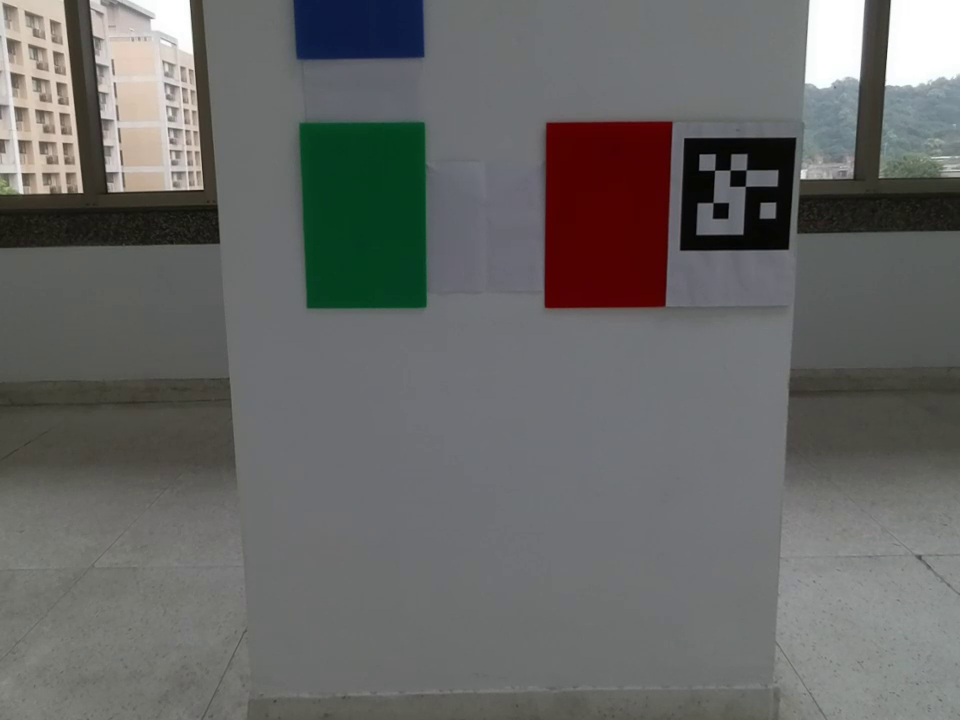
#> input picture time_RGB/15m0312.png, 960 x 720 px, given in place of 2m0312-12-45.png, which was not available
$ python findBoxWCanny.py   (older library calls are emulated)
#> lines starting #> are read from the running program, lines starting #| are printed output that depends on the picture; after the words box and inside, x2 and y2 are one past the last pixel; in counts of white or black regions, pixels touching at a corner belong together; pictures that were not available may be replaced by others from this repository, and a replacement may not be noted
#!/usr/bin/env python
import cv2
import os
import numpy as np
import time
import threading
import matplotlib.pyplot as plt
import multiprocessing as mp
from multiprocessing.dummy import Pool as ThreadPool
import pnp
from cv2 import aruco
r=None
g=None
b=None
DEBUG_MODE=0

HSVrang={
    "rL1":[174, 165, 35],
    "rH1":[179, 255, 164],
    "rL2":[0, 165, 35],
    "rH2":[4, 255, 164],
    "gL":[67,0,0],
    "gH":[78,255,255],
    "bL":[80,0,0],
    "bH":[120,255,255],
}
HSVrang={
    "rL1":[171, 165, 111],
    "rH1":[179, 255, 211],
    "rL2":[0, 165, 111],
    "rH2":[10, 255, 211],
    "gL":[67, 102, 109],
    "gH":[78, 229, 251],
    "bL":[103, 126, 100],
    "bH":[116, 210, 180]
}
def findRect(img,color):
    global HSVrang
    tm_hour=10
    # convert to HSV

    hsv = cv2.cvtColor(img, cv2.COLOR_BGR2HSV)

    if color=="g":
        if tm_hour==25:
            lower_g = np.array(HSVrang["gL"])
            upper_g = np.array(HSVrang["gH"])

        elif tm_hour<=18 and tm_hour>=6 :
            lower_g = np.array([67, 70, 30])
            upper_g = np.array([78, 253, 160])
        else:
            lower_g = np.array([67, 102, 109])
            upper_g = np.array([78, 229, 251])

        mask=cv2.inRange(hsv, lower_g, upper_g)


    if color=="r":

        if tm_hour==25:
            lower_red = np.array(HSVrang["rL1"])
            upper_red = np.array(HSVrang["rH1"])
            mask1 = cv2.inRange(hsv, lower_red, upper_red)
            lower_red = np.array(HSVrang["rL2"])
            upper_red = np.array(HSVrang["rH2"])
            mask2 = cv2.inRange(hsv, lower_red, upper_red)

        elif tm_hour<=18 and tm_hour>=6 :
            lower_red = np.array([174, 60, 35])
            upper_red = np.array([179, 255, 164])
            mask1 = cv2.inRange(hsv, lower_red, upper_red)
            lower_red = np.array([0, 60, 35])
            upper_red = np.array([4, 255, 164])
            mask2 = cv2.inRange(hsv, lower_red, upper_red)
        else:
            lower_red = np.array([171, 165, 111])
            upper_red = np.array([179, 255, 211])
            mask1 = cv2.inRange(hsv, lower_red, upper_red)
            lower_red = np.array([0, 165, 111])
            upper_red = np.array([10, 255, 211])
            mask2 = cv2.inRange(hsv, lower_red, upper_red)
        mask=cv2.bitwise_or(mask1,mask2)
        # cv2.imshow('mask'+str(color), mask)
        # cv2.waitKey(1)

    if color=="b":

        if tm_hour==25:
            lower_b = np.array(HSVrang["bL"])
            upper_b = np.array(HSVrang["bH"])

        elif tm_hour<=18 and tm_hour>=6 :
            lower_b = np.array([85, 60, 8])
            upper_b = np.array([140, 252, 122])
        else:
            lower_b = np.array([108, 126, 124])
            upper_b = np.array([116, 175, 161])
            lower_b = np.array([103, 126, 100])
            upper_b = np.array([116, 210, 180])
        mask=cv2.inRange(hsv, lower_b, upper_b)


    # cv2.imshow('mask'+str(color), mask)
    # cv2.waitKey(1)
    # mask = cv2.dilate(mask, np.ones((17,17), np.uint8), iterations = 1)
    result = cv2.bitwise_and(img, img, mask=mask)

    # [7 lines of commented-out code are left out]


    gray = cv2.cvtColor(result, cv2.COLOR_BGR2GRAY)
    if DEBUG_MODE:
        cv2.imshow('gray'+str(color), gray)
        cv2.waitKey(0)
    ret,binary = cv2.threshold(gray, 0, 255, cv2.THRESH_BINARY+cv2.THRESH_OTSU)
    if DEBUG_MODE:
        cv2.imshow('threshold'+str(color), binary)
        cv2.waitKey(0)


    # cv2.imshow('erosion'+str(color), erosion)
    # cv2.waitKey(0)


    kernel = np.ones((5,5), np.uint8)
    binary = cv2.dilate(binary, kernel, iterations = 1)


    _,contours, _ = cv2.findContours(binary, cv2.RETR_EXTERNAL, cv2.CHAIN_APPROX_SIMPLE)
    # [5 lines of commented-out code are left out]
    A_max=0
    c_max=None
    []
    for c in contours:
        __, _, w1, h1 = cv2.boundingRect(c)
        # print(cv2.boundingRect(c))
        if cv2.contourArea(c)>A_max and w1>50 and h1>70 :
            A_max=cv2.contourArea(c)
            c_max=c

    # [8 lines of commented-out code are left out]

    x, y, w, h = cv2.boundingRect(c_max)
    if DEBUG_MODE==1:
        img=cv2.drawContours(img,contours,-1,(0,255,0),5)
        addbox=cv2.rectangle(img, (x,y), (x+w,y+h), (0,255,0), 1)
        print(x,y,w,h,color)
        cv2.imshow("ad",addbox)
        cv2.waitKey(1)

    return x,y,w,h

def findCanny(img,color):
    # global r,g,b
    if color=="r":
        r=None
    if color=="g":
        g=None
    if color=="b":
        b=None

    bigger=0.2
    # cv2.imshow("org"+str(color),cv2.cvtColor(img, cv2.COLOR_BGR2HSV))
    # cv2.waitKey(1)
    img	=cv2.undistort(img, np.array([[921.170702, 0.000000, 459.904354], [0.000000, 919.018377, 351.238301], [0.000000, 0.000000, 1.000000]]), np.array([-0.033458, 0.105152, 0.001256, -0.006647, 0.000000]))

    x,y,w,h = findRect(img,color)

    simp=xywh2approx1(x,y,w,h)
    if w*h==0:
        print("findRect=0",color)
        return
    mask = np.zeros((720,960,1), np.uint8)
    mask.fill(0)
    cv2.rectangle(mask, (int(x-w*bigger), int(y-h*bigger)), (int(x+w*(1+bigger)), int(y+h*(1+bigger))), 255, -1)


    image = cv2.bitwise_or(img, img, mask=mask)

    #image = cv2.cvtColor(image,cv2.COLOR_BGR2HSV)
    y_min=max(0,int(y-1.0*h*bigger+1))
    y_max=min(719,int(y+h*(1+bigger)-1))
    x_min=max(0,int(x-1.0*w*bigger+1))
    x_max=min(959,int(x+1.0*w*(1.0+bigger)-1))
    # cv2.imshow('cut'+color, image[y_min:y_max,x_min:x_max])
    # cv2.waitKey(1)
    # print(image.shape)
    blurred = cv2.cvtColor(image, cv2.COLOR_BGR2GRAY)

    # blurred = cv2.GaussianBlur(gray, (5, 5), 0)
    # cv2.imshow('blurred', blurred)
    blurred2=blurred[y_min:y_max,x_min:x_max]

    # print("G",canny.shape)
    blurred2=255-blurred2
    if DEBUG_MODE:
        cv2.imshow('canny'+color, blurred2)
        cv2.waitKey(0)


    ret,binary = cv2.threshold(blurred2, 0, 255, cv2.THRESH_BINARY+cv2.THRESH_OTSU)

    if DEBUG_MODE:
        cv2.imshow('binary2'+color, binary)
        cv2.waitKey(0)


    # [19 lines of commented-out code are left out]
    _,contours, _ = cv2.findContours(binary, cv2.RETR_EXTERNAL, cv2.CHAIN_APPROX_SIMPLE)
    for ii in range(len(contours)):
        for i in range(len(contours[ii])):
            # print(contours[ii][i][0][0],contours[ii][i][0][1])
            contours[ii][i]=[[contours[ii][i][0][0]+x_min,contours[ii][i][0][1]+y_min]]

    # [4 lines of commented-out code are left out]
    A_max=0
    c_max=None
    # print(len(contours))
    for c in contours:
        __, _, w1, h1 = cv2.boundingRect(c)
        # print(cv2.boundingRect(c))
        if cv2.contourArea(c)>A_max and w1>50 and h1>70 :
            A_max=cv2.contourArea(c)
            c_max=c
    if A_max==0:
        print("no max area",color)
        return simp
    # [4 lines of commented-out code are left out]
    peri = cv2.arcLength(c_max, True)
    approx1 = cv2.approxPolyDP(c_max, 0.05*peri, True)
    # print(len(approx1),len(approx1[0]))
    cv2.polylines(image, [approx1], True, (255, 0, 0), 1)
    if DEBUG_MODE:
        cv2.imshow('imageHSV', image)
        cv2.waitKey(0)
        # print(approx1)
    if  not len(approx1)==4:
        # print("len(approx1)=",len(approx1),color)
        # print(approx1)
        if len(approx1)<4:
            return simp
        else:
            approx1=findnear(approx1)
            # [7 lines of commented-out code are left out]
    if color=="r":
        r=approx1
    elif color=="g":
        g=approx1
    elif color=="b":
        b=approx1
    # cv2.waitKey(1)
    # findRect(img,color)
    return approx1

def div1234(pp):
    p=[[[0,0,0]],[[0,0,0]],[[0,0,0]],[[0,0,0]]]
    # print(pp)
    for i in range(4):
        p[i][0]=[pp[i][0][0],pp[i][0][1],0]

    p.sort(key=(lambda x:x[0][0]))
    p[2][0][2]=1
    p[3][0][2]=1
    p.sort(key=(lambda x:x[0][1]))
    p[2][0][2]=p[2][0][2]+2
    p[3][0][2]=p[3][0][2]+2
    p.sort(key=(lambda x:x[0][2]))
    x3=p[1][0][0]
    x4=p[2][0][0]
    x2=p[3][0][0]
    y1=p[0][0][1]
    y3=p[1][0][1]
    x1=p[0][0][0]
    y4=p[2][0][1]
    y2=p[3][0][1]

    return [[x1,y1],[x2,y2],[x3,y3],[x4,y4]]

def div1234_plotPoly(pp):
    if pp is None:
        return None
    p=[[[0,0,0]],[[0,0,0]],[[0,0,0]],[[0,0,0]]]
    # print(pp)
    for i in range(4):
        p[i][0]=[pp[i][0][0],pp[i][0][1],0]

    p.sort(key=(lambda x:x[0][0]))
    p[2][0][2]=1
    p[3][0][2]=1
    p.sort(key=(lambda x:x[0][1]))
    p[2][0][2]=p[2][0][2]+2
    p[3][0][2]=p[3][0][2]+2
    p.sort(key=(lambda x:x[0][2]))
    x3=p[1][0][0]
    x4=p[2][0][0]
    x2=p[3][0][0]
    y1=p[0][0][1]
    y3=p[1][0][1]
    x1=p[0][0][0]
    y4=p[2][0][1]
    y2=p[3][0][1]

    return np.array([[[x1,y1]],[[x3,y3]],[[x2,y2]],[[x4,y4]]])

def xywh2approx1(x,y,w,h):
    p1=[x,y]
    p2=[x+w,y+h]
    p3=[x+w,y]
    p4=[x,y+h]
    return np.array([[p1],[p2],[p3],[p4]])

def xywh(p):
    [[x1,y1],[x2,y2],[x3,y3],[x4,y4]]=p
    x=(x1*x3*y2 - x2*x3*y1 - x1*x4*y2 + x2*x4*y1 - x1*x3*y4 + x1*x4*y3 + x2*x3*y4 - x2*x4*y3)/(x1*y3 - x3*y1 - x1*y4 - x2*y3 + x3*y2 + x4*y1 + x2*y4 - x4*y2)
    y=(x1*y2*y3 - x2*y1*y3 - x1*y2*y4 + x2*y1*y4 - x3*y1*y4 + x4*y1*y3 + x3*y2*y4 - x4*y2*y3)/(x1*y3 - x3*y1 - x1*y4 - x2*y3 + x3*y2 + x4*y1 + x2*y4 - x4*y2)
    # (x1,y1)  (x3,y3)
    # (x4,y4)  (x2,y2)
    w=0.5*(1.0*x3+x2-x1-x4)
    h=0.5*(1.0*y2+y4-y1-y3)
    a=-0.5*(x2*y3+x3*y1+x1*y4+x4*y2-x3*y2-x1*y3-x4*y1-x2*y4)
    # print(p,w,h,a)
    # print(1.0*x-(x1+x2+x3+x4)*0.25)
    # print(1.0*y-(y1+y2+y3+y4)*0.25)
    return x,y,w,h,a

# [142 lines left out: functions mySTD, gethsv, nowHSV, findnear, rotationMatrixToEulerAngles, not called in this run]

def vp2ang(ph,pv):
    ph=np.array([[ph[0]],[ph[1]],[1]])
    pv=np.array([[pv[0]],[pv[1]],[1]])
    k=np.array([[921.170702, 0.000000, 459.904354], [0.000000, 919.018377, 351.238301], [0.000000, 0.000000, 1.000000]])
    k_inv=np.linalg.inv(k)
    k_inv_ph=np.dot(k_inv,ph)
    if ph[0]<0:
        r2=-(k_inv_ph)/(np.linalg.norm(k_inv_ph))
    else:
        r2=(k_inv_ph)/(np.linalg.norm(k_inv_ph))
    k_inv_pv=np.dot(k_inv,pv)
    if pv[0]<0:
        r3=(k_inv_pv)/(np.linalg.norm(k_inv_pv))
    else:
        r3=-(k_inv_pv)/(np.linalg.norm(k_inv_pv))
    r1=np.cross(r2.reshape((1,3))[0],r3.reshape((1,3))[0])
    R=np.array([[r1[0],r2[0][0],r3[0][0]],[r1[1],r2[1][0],r3[1][0]],[r1[2],r2[2][0],r3[2][0]]])
    # print(r2)
    return np.arctan2(r2[0],r2[2])[0]

def findCanny_mp(i):
    return findCanny(i[0],i[1])
pool=ThreadPool()
def findRGB(img):

    r=None
    g=None
    b=None
    t=time.time()


    img	=cv2.undistort(img, np.array([[921.170702, 0.000000, 459.904354], [0.000000, 919.018377, 351.238301], [0.000000, 0.000000, 1.000000]]), np.array([-0.033458, 0.105152, 0.001256, -0.006647, 0.000000]))


    # ===========================Multithreading
    # r_jod=threading.Thread(target = findCanny, args = (img,"r"))
    # g_jod=threading.Thread(target = findCanny, args = (img,"g"))
    # b_jod=threading.Thread(target = findCanny, args = (img,"b"))
    # r_jod.start()
    # # # print("r start")
    # g_jod.start()
    # # # print("g start")
    # b_jod.start()
    # # # print("b start")
    # r_jod.join()
    # # # print("r join")
    # g_jod.join()
    # # # print("g join")
    # b_jod.join()
    # # # print("b join")
    # # # print(xywh(div1234(r)))

    # ===========================Multithreading
    if not DEBUG_MODE:
        res = pool.map(findCanny_mp, [(img,"r"),(img,"g"),(img,"b")])
        r=res[0]
        g=res[1]
        b=res[2]


    # ==========================Single thread
    if DEBUG_MODE:
        r=findCanny(img,"r")
        g=findCanny(img,"g")
        b=findCanny(img,"b")

    eee=0
    if not r is None:
        div1234_point=div1234(r)
        x,y,w,h,a= xywh(div1234_point)
        img=cv2.circle(img, (x,y), 2, 255)
        if x<100 or x>860:
            eee=1
        if not isConvex(r):
            eee=1
            r=None
            print("r not isConvex")
        # print("r",x,y,w,h,a)
        # print(pnp.mypnp(div1234_point))
    if not g is None:
        div1234_point=div1234(g)
        x,y,w,h,a= xywh(div1234_point)
        img=cv2.circle(img, (x,y), 2, 255)
        if x<100 or x>860:
            eee=1
        if not isConvex(r):
            eee=1
            g=None
            print("g not isConvex")
        # print("g",x,y,w,h,a)
        # print(pnp.mypnp(div1234_point))
    if not b is None:
        div1234_point=div1234(b)
        x,y,w,h,a= xywh(div1234_point)
        img=cv2.circle(img, (x,y), 2, 255)
        if x<100 or x>860:
            pass
        if not isConvex(b):
            b=None
            print("b not isConvex")

        # print("b",x,y,w,h,a)
        # print(pnp.mypnp(div1234_point))

    cv2.polylines(img, [div1234_plotPoly(r),div1234_plotPoly(g),div1234_plotPoly(b)], True, ( 0,255, 0), 1)
    # print(time.time()-t)
    if DEBUG_MODE==1:
        hsv = cv2.cvtColor(img, cv2.COLOR_BGR2HSV)
        cv2.imshow("a",hsv)
    ang=None
    if (not r is None )and (not g is None) and eee==0:
        # p1234To3D(img)
        _,m1,c1,m2,c2,infp_xh,infp_yh=twoLineAngH(div1234(r),div1234(g))
        if twoLineAngH_error(div1234(r),div1234(g)) <10:
            # print(infp_xh,infp_yh,m1,c1,m2,c2)
            img=cv2.line(img,(0,int(c1)),(960,int(960*m1+c1)),(255, 0, 0), 1)
            img=cv2.line(img,(0,int(c2)),(960,int(960*m2+c2)),(255, 0, 0), 1)
            ang=vp2ang((infp_xh,infp_yh),(infp_xh,infp_yh))
            # print("h1",ang)
        else:
            print("LS error too big")
    # cv2.imshow("a",img)
    # cv2.waitKey(1)

    return r,g,b,ang


# [27 lines left out: functions d1d2, p1234To3D, not called in this run]

def twoLineAngH(pr,pg):
    # (x1,y1)  (x3,y3)
    # (x4,y4)  (x2,y2)
    [[x11,y11],[x12,y12],[x13,y13],[x14,y14]]=pr
    [[x21,y21],[x22,y22],[x23,y23],[x24,y24]]=pg
    A=np.array([[x13,1],[x11,1],[x23,1],[x21,1]])
    y=np.array([y13,y11,y23,y21])
    a,b=np.linalg.lstsq(A, y, rcond=None)[0]
    A=np.array([[x12,1],[x14,1],[x22,1],[x24,1]])
    y=np.array([y12,y14,y22,y24])
    c,d=np.linalg.lstsq(A, y, rcond=None)[0]
    delta=np.arctan(a)-np.arctan(c)
    x=-(b - d)/(a - c)
    y=(a*d - c*b)/(a - c)
    # a b : line1 y=ax+b
    # c d : line2 y=cx+d
    # x,y : Vanishing point
    # delta : angle between 2 line
    return delta,a,b,c,d,x,y

def twoLineAngH_error(pr,pg):
    # (x1,y1)  (x3,y3)
    # (x4,y4)  (x2,y2)
    [[x11,y11],[x12,y12],[x13,y13],[x14,y14]]=pr
    [[x21,y21],[x22,y22],[x23,y23],[x24,y24]]=pg


    A=np.array([[x13,1],[x11,1],[x23,1],[x21,1]])
    y=np.array([y13,y11,y23,y21])
    e1=np.linalg.lstsq(A, y, rcond=None)[1]


    A=np.array([[x12,1],[x14,1],[x22,1],[x24,1]])
    y=np.array([y12,y14,y22,y24])
    e2=np.linalg.lstsq(A, y, rcond=None)[1]

    return max(e1,e2)

# [25 lines left out: functions twoLineAngH2, twoLineAngV, not called in this run]


def isConvex(p):
    if p is None:
        return 0
    def ang123(x11,y11,x22,y22,x33,y33):
        v1x=x11-x22
        v1y=y11-y22
        v2x=x33-x22
        v2y=y33-y22
        l1=np.sqrt(v1x*v1x+v1y*v1y)
        l2=np.sqrt(v2x*v2x+v2y*v2y)
        innPro=v1x*v2x+v1y+v2y
        ang=np.arccos(1.0*innPro/(l1*l2))
        return ang

    [[x1,y1],[x2,y2],[x3,y3],[x4,y4]]=div1234(p)
    ang1=ang123(x4,y4,x1,y1,x3,y3)
    ang2=ang123(x1,y1,x3,y3,x2,y2)
    ang3=ang123(x3,y3,x2,y2,x4,y4)
    ang4=ang123(x2,y2,x4,y4,x1,y1)
    totang=ang1+ang2+ang3+ang4
    if abs(totang-2*np.pi)>0.3:
        return 0
    else:
        return 1


# [263 lines left out: functions test_0318_t1, test_0318_t4, test_0318_t5, test_0318_t6, test_0326_t1, not called in this run]

if __name__ == '__main__':
    # [48 lines of commented-out code are left out]

    filename="/time_RGB/2m0312-12-45.png"
    img = cv2.imread(os.getcwd()+filename)
#> img is the input picture: shape (720, 960, 3); mean B, G, R 102.6, 103.9, 103.9
    img = cv2.imread("/home/yuqiang/Pictures/Screenshot from 2021-08-30 17-47-28.png")
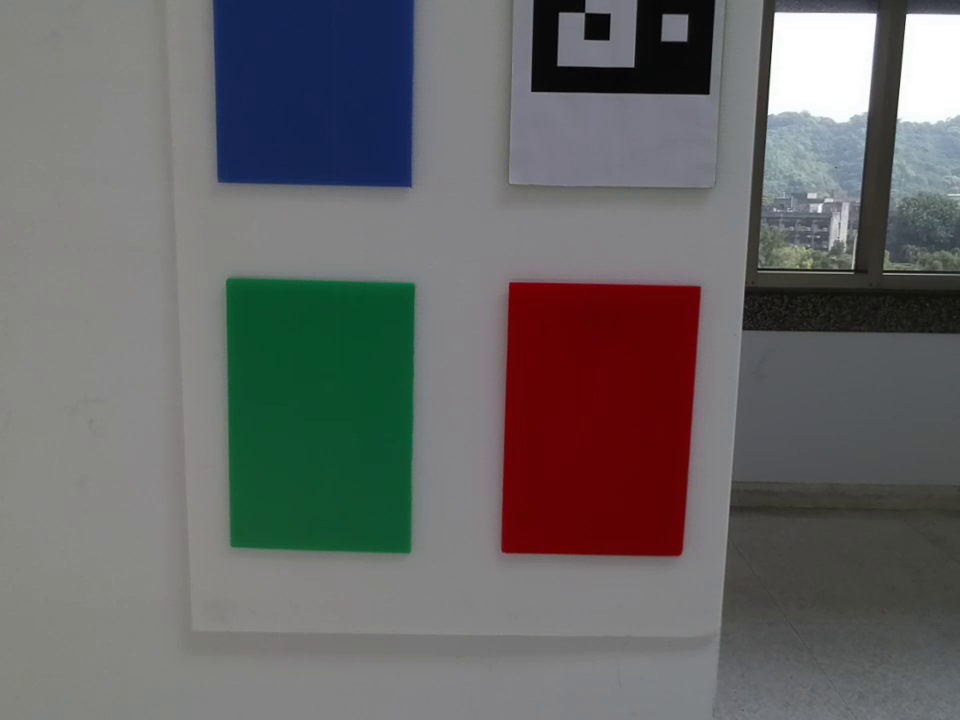
#> input picture time_RGB/1m0315.png, 960 x 720 px, given in place of Screenshot from 2021-08-30 17-47-28.png, which was not available
#> img is the input picture: shape (720, 960, 3); mean B, G, R 103.4, 103.1, 104.1
    findRGB(img)
#> in findRect, `mask1 = cv2.inRange(hsv, lower_red, upper_red)`:
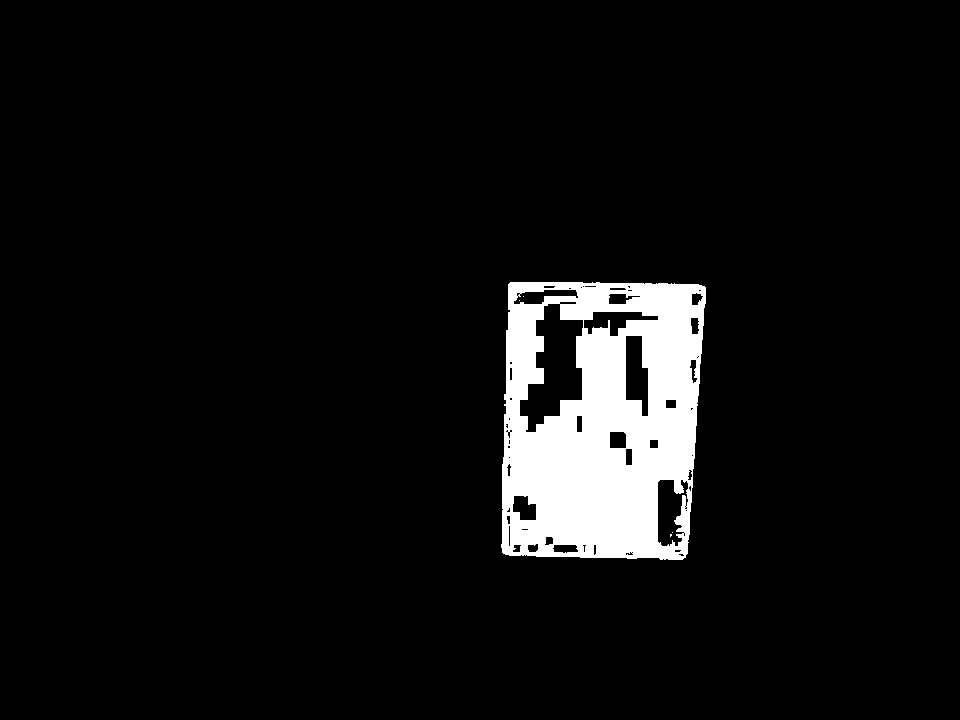
#> mask1: shape (720, 960); 6.1% white; 5 white regions (4 under 20 px), largest, box (x1, y1, x2, y2) and area: (501, 282, 706, 560) 42188
#> in findRect, `gray = cv2.cvtColor(result, cv2.COLOR_BGR2GRAY)`:
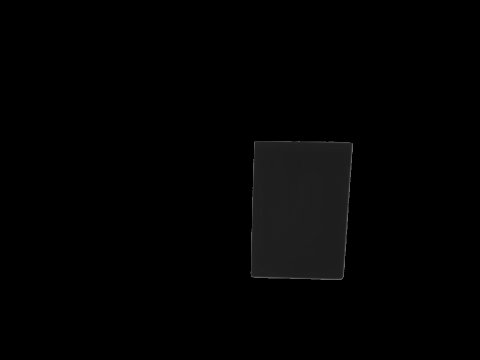
#> gray: shape (720, 960) (shown at 1/2 size); min 0, max 117, mean 2.5
#> in findRect, `ret,binary = cv2.threshold(gray, 0, 255, cv2.THRESH_BINARY+cv2.THRESH_..`: ret = 0
#> in findRect, `_,contours, _ = cv2.findContours(binary, cv2.RETR_EXTERNAL, cv2.CHAIN_..`: contours = 1 contour; box (x1, y1, x2, y2) and area: (499, 280, 708, 562) 54488
#> the loop in findRect, `for c in contours:` made 1 pass
#> (w1, h1, A_max) on pass 1: (209, 282, 54488)
#> after the loop in findRect, `for c in contours:`: A_max = 54488; c_max = contour of 85 points, box (x1, y1, x2, y2) (499, 280, 708, 562), area 54488
#> in findRect, `x, y, w, h = cv2.boundingRect(c_max)`: x = 499; y = 280; w = 209; h = 282
#> in findCanny, `x,y,w,h = findRect(img,color)`: x = 499; y = 280; w = 209; h = 282
#> in xywh2approx1, `p1=[x,y]`: p1 = [499, 280]
#> in xywh2approx1, `p2=[x+w,y+h]`: p2 = [708, 562]
#> in xywh2approx1, `p3=[x+w,y]`: p3 = [708, 280]
#> in xywh2approx1, `p4=[x,y+h]`: p4 = [499, 562]
#> in findCanny, `simp=xywh2approx1(x,y,w,h)`: simp = [[499, 280], [708, 562], [708, 280], [499, 562]]
#> in findCanny, `image = cv2.bitwise_or(img, img, mask=mask)`:
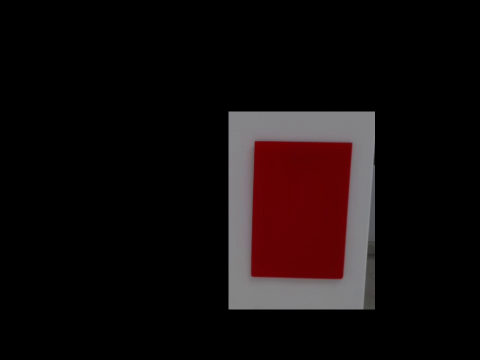
#> image: shape (720, 960, 3) (shown at 1/2 size); mean of channels 0, 1, 2 12, 11.5, 19.1; drawn as B, G, R
#> in findCanny, `y_min=max(0,int(y-1.0*h*bigger+1))`: y_min = 224
#> in findCanny, `y_max=min(719,int(y+h*(1+bigger)-1))`: y_max = 617
#> in findCanny, `x_min=max(0,int(x-1.0*w*bigger+1))`: x_min = 458
#> in findCanny, `x_max=min(959,int(x+1.0*w*(1.0+bigger)-1))`: x_max = 748
#> in findCanny, `blurred2=blurred[y_min:y_max,x_min:x_max]`:
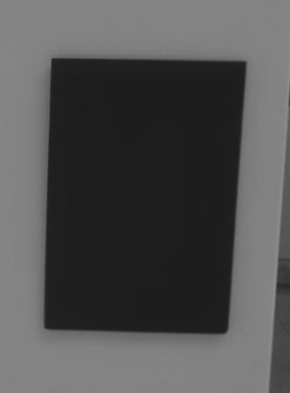
#> blurred2: shape (393, 290); min 28, max 141, mean 81.8
#> in findCanny, `blurred2=255-blurred2`:
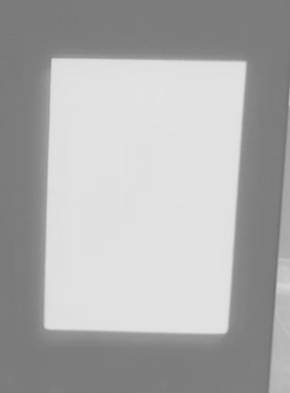
#> blurred2: shape (393, 290); min 114, max 227, mean 173.2
#> in findCanny, `ret,binary = cv2.threshold(blurred2, 0, 255, cv2.THRESH_BINARY+cv2.THR..`:
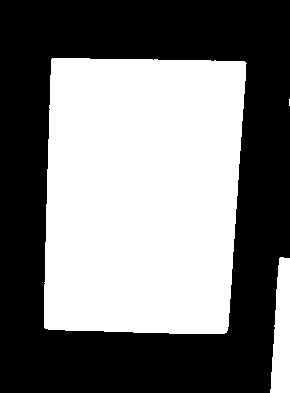
#> binary: shape (393, 290); 47.5% white; 3 white regions (1 under 20 px)
#> in findCanny, `ret,binary = cv2.threshold(blurred2, 0, 255, cv2.THRESH_BINARY+cv2.THR..`: ret = 175
#> in findCanny, `_,contours, _ = cv2.findContours(binary, cv2.RETR_EXTERNAL, cv2.CHAIN_..`: contours = 3 contours, 1 with area under 20; largest, box (x1, y1, x2, y2) and area: (44, 58, 247, 334) 51536, (270, 257, 290, 393) 1946
#> (the rest of the program and of its run is left out)
